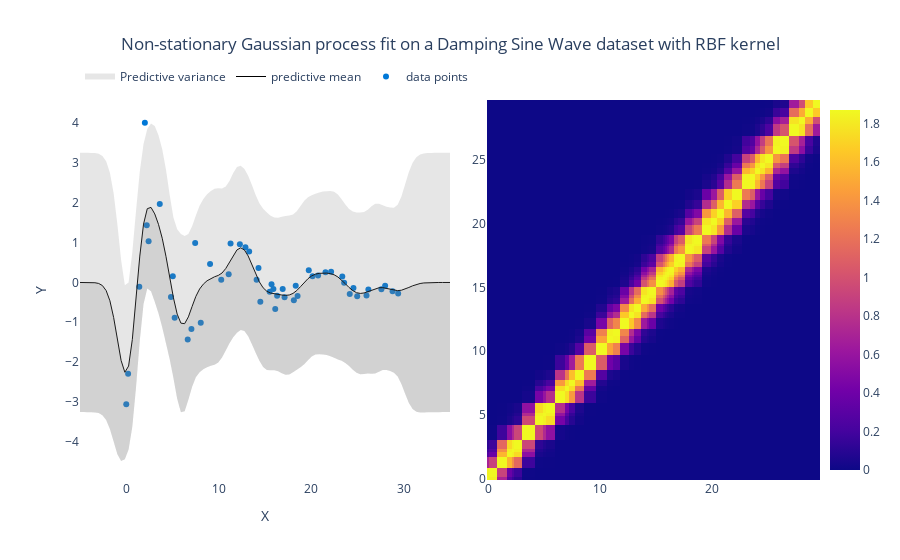

Notebook code for this chart:
### Code cell
import torch
from nsgp import NSGP
from nsgp.utils.inducing_functions import f_kmeans

torch.manual_seed(0)

X_bar = f_kmeans(X6_d, num_inducing_points=3, random_state=0)
model = NSGP(X6_d, y6_d, X_bar=X_bar)

optim = torch.optim.Adam(model.parameters(), lr=0.1)

losses = []
model.train()
for _ in range(200):
    optim.zero_grad()
    loss = model.nlml()
    losses.append(loss.item())
    loss.backward()
    optim.step()

# print(losses)
model.eval()

y6_d_, y6_d_var = model.predict(X6_d_)
y6_d_ = y6_d_.detach().cpu()
y6_d_std2 = np.sqrt(y6_d_var.diagonal().detach().cpu())*2

fig = get_fig(1,2)
fig.update_layout(xaxis={'domain': [0, 0.5]},
        xaxis2={'domain': [0.55, 1]})
fig.add_trace(go.Scatter(x=X6_d.ravel(), y=y6_d.ravel(),
                    mode='markers',opacity=1,
                    name='data points',line=dict(width=4, color='#0078D7'), 
                    hovertemplate='(%{x:.2f},%{y:.2f})'), row=1, col=1)
fig.add_trace(go.Scatter(x=X6_d_.ravel(), y=y6_d_.ravel(),
                    mode='lines',opacity=1,
                    name='predictive mean',line=dict(width=1, color='black'), 
                    hovertemplate='(%{x:.2f},%{y:.2f})'), row=1, col=1)
fig.add_trace(go.Scatter(x=X6_d_.ravel(), y=y6_d_.ravel()-y6_d_std2.ravel(), fill='tonexty',
                         fillcolor='rgba(128,128,128,0.2)',showlegend=False,name='Predictive variance',
                         hovertemplate='(%{x:.2f},%{y:.2f})',
                    mode='none' # override default markers+lines
                    ), row=1, col=1)
fig.add_trace(go.Scatter(x=X6_d_.ravel(), y=y6_d_.ravel()+y6_d_std2.ravel(), fill='tonexty',
                         fillcolor='rgba(128,128,128,0.2)',
                         hovertemplate='(%{x:.2f},%{y:.2f})',
                    mode= 'none', name='Predictive variance'), row=1, col=1)

fig.add_trace(go.Heatmap(x=X6_d.ravel(), 
                         y=X6_d.ravel(), 
                         z=model.GlobalKernel(X6_d, X6_d).detach().cpu(),
                         colorbar=dict(x=1)), row=1, col=2)

fig.update_layout(
    title_text='Non-stationary Gaussian process fit on a Damping Sine Wave dataset with RBF kernel', 
                title_x=0.5,
                xaxis_title="X",
                yaxis_title="Y",
                legend=dict(
    orientation="h", x=0, y=1.1)
                )

fig.show()
